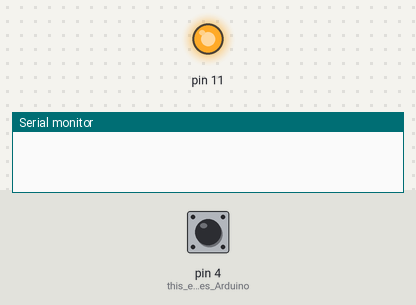
Bench run of a sketch on a simulated Arduino Uno, built with avr-gcc and run on an emulated ATmega328P. On the bench: output pins drawn as LEDs (lit = HIGH), the last lines printed to the serial monitor. Inputs (shaded band) come from the test bench; at power-on: pin 4 (this_enables_Arduino) HIGH.

Above: at 1.2 s.
1.3 s: pin 4 (this_enables_Arduino) pulled LOW for 3.2 s
At 3.3 s:
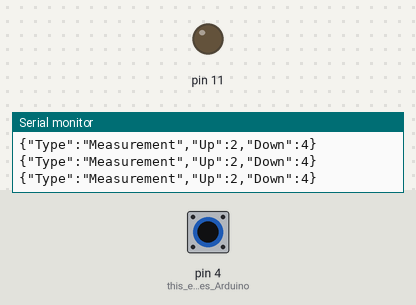
Timing chart, 0 to 12.0 s (numbered marks = the images above; inputs shaded):
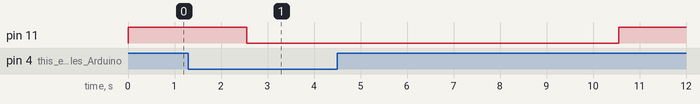

The sketch:

Smart_pull-up_bar_code_version1.0.ino
```cpp
#include <SoftwareSerial.h>
#include <ArduinoJson.h>
SoftwareSerial Bluetooth (7,8); // RX and TX Pins
const size_t bufferSize = JSON_OBJECT_SIZE(3);
String Output;
int Button;
float Timerino;
const int State = 0;
int previous,Shutter;
boolean First = false;

void FirstPackage(float Weight){

    DynamicJsonBuffer jsonBuffer(bufferSize);
    JsonObject& root = jsonBuffer.createObject();
    root["Type"] = "Initial";
    root["Weight"] = Weight;
    root.printTo(Output);
    Bluetooth.print(Output);
    Serial.println(Output);
    Output="";
}

void Pulls(float Uptime,float Downtime){

    DynamicJsonBuffer jsonBuffer(bufferSize);
    JsonObject& root = jsonBuffer.createObject();
    root["Type"] = "Measurement";
    root["Up"] = Uptime;
    root["Down"] = Downtime;
    root.printTo(Output);
    Bluetooth.print(Output);
    Serial.println(Output);
    Output="";
}

void Debounce(){
  if (Button == State){  // this function debounces the button so a single button press won't trigger multiple times
      delay(200);
  }
}

void setup() {
  Bluetooth.begin(9600);
  Serial.begin(9600);
  pinMode(11,OUTPUT);
  digitalWrite(11,HIGH);
  pinMode(4,INPUT_PULLUP); // this enables Arduino's internal pull up resistor so you don't need to get an external resistor to your button circuit
}


void loop() {
      previous = Button;
      Debounce();
      Button = digitalRead(4);


      if(Button == 0) {
         if (First == false){
            FirstPackage(68.5);
            First = true;
         }
         else
          Pulls(millis()/1000,millis()/1000+2);

      if (Button == 0 && previous == 0)
      {
        Shutter++;
        if( Shutter ==5){
        digitalWrite(11,LOW);
        delay(8000);
        digitalWrite(11,HIGH);
        Shutter = 0;
        First = false;
        }
      }
      }


}
```

Measured:
- after the input at 1.3 s, pin 11: HIGH → LOW after 1.2 s, → HIGH 8.0 s later
